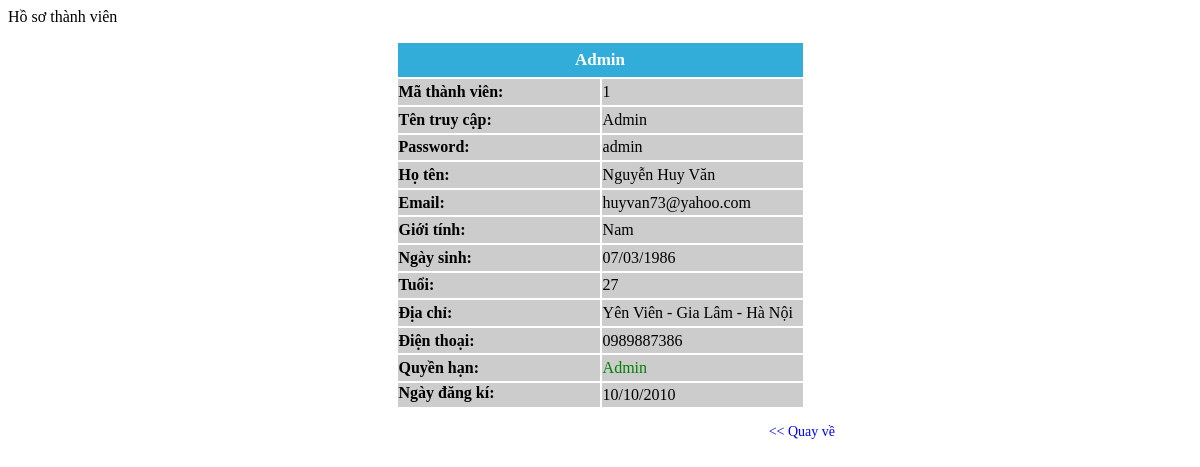
/Bestcar/Admin/DetailMember.php?MaTV=1, run on the app's committed database.
### tables this page shows
CREATE TABLE IF NOT EXISTS `thanhvien` (
  `MaTV` int(10) unsigned NOT NULL AUTO_INCREMENT,
  `TenDN` varchar(50) NOT NULL,
  `Matkhau` varchar(50) NOT NULL,
  `Hoten` varchar(100) NOT NULL,
  `Email` varchar(50) NOT NULL,
  `Diachi` varchar(50) DEFAULT NULL,
  `Phone` varchar(20) DEFAULT NULL,
  `Gioitinh` enum('Nam','Nữ') DEFAULT NULL,
  `Ngaysinh` date NOT NULL,
  `Quyen` varchar(10) NOT NULL,
  `NgayDK` date NOT NULL,
  PRIMARY KEY (`MaTV`),
  UNIQUE KEY `TenDN` (`TenDN`),
  UNIQUE KEY `Email` (`Email`)
);

### Bestcar/Admin/DetailMember.php (the view, shortened to what this page needs)
<?php
if(isset($_REQUEST['MaTV'])){
	$f_query = "SELECT *,DATE_FORMAT(NgayDK,'%d/%m/%Y') AS ngay_dk, DATE_FORMAT(Ngaysinh,'%d/%m/%Y') AS ngay_sinh ,YEAR(Ngaysinh) AS Namsinh FROM thanhvien
				WHERE MaTV = '".$_REQUEST['MaTV']."'";
	$result = mysql_query($f_query);
	$rows = mysql_fetch_array($result);
	if($rows){
?>
<div class="title">Hồ sơ thành viên</div>
<div id="DetailProduct">
    <table width="409" height="368" border="0" align="center">
	 <tr bgcolor="#32ADD9">
       <td height="34" colspan="2" class="bold"><div align="center" style="font-size:17px; font-weight:bold; color:#FFFFFF"><?php echo $rows['TenDN'] ?></div></td>
      </tr>
      <tr bgcolor="#CCCCCC">
        <td width="169" height="26" class="bold">Mã thành viên: </td>
        <td width="168"><?php echo $rows['MaTV']; ?></td>
      </tr>
      <tr  bgcolor="#CCCCCC">
        <td class="bold">Tên truy cập: </td>
        <td><?php echo $rows['TenDN'] ?></td>
      </tr>
      <tr  bgcolor="#CCCCCC">
        <td class="bold">Password: </td>
        <td><?php echo $rows['Matkhau'] ?></td>
      </tr>
      <tr  bgcolor="#CCCCCC">
        <td class="bold">Họ tên:</td>
        <td><?php echo $rows['Hoten']; ?></td>
      </tr>
      <tr bgcolor="#CCCCCC">
        <td class="bold">Email: </td>
        <td><?php echo $rows['Email'] ?></td>
      </tr>
      <tr bgcolor="#CCCCCC">
        <td class="bold">Giới tính: </td>
        <td><?php echo $rows['Gioitinh'] ?></td>
      </tr>
      <tr bgcolor="#CCCCCC">
        <td class="bold">Ngày sinh: </td>
        <td><?php echo $rows['ngay_sinh'] ?></td>
      </tr>
      <tr bgcolor="#CCCCCC">
        <td class="bold">Tuổi: </td>
        <td><?php $Age = (date("Y") - $rows['Namsinh']);
					echo $Age;?></td>
      </tr>
      <tr bgcolor="#CCCCCC">
        <td class="bold">Địa chỉ: </td>
        <td><?php
		echo $rows['Diachi'];
		?></td>
      </tr>
      <tr bgcolor="#CCCCCC">
        <td class="bold">Điện thoại: </td>
        <td><?php
		echo $rows['Phone'];
		?></td>
      </tr>
      <tr bgcolor="#CCCCCC">
        <td class="bold">Quyền hạn: </td>
        <td><?php
		echo ($rows['Quyen']==1)?"<span style='color:green'>Admin</span>":"<span style='color:red'>User</span>";
		?></td>
      <tr bgcolor="#CCCCCC">
        <td height="24" valign="top" class="bold">Ngày đăng kí: </td>
        <td><?php echo $rows['ngay_dk'];?></td>
      </tr>
  </table>
    <?php
	}
}
?>
	<div class="back"><a href="JavaScript:window.history.go(-1);"><< Quay về</a></div>
</div>

### Bestcar/Admin/DetailMember.php (style rules this page uses)
#DetailProduct { width:500px; overflow:hidden; margin:15px auto; }
#DetailProduct .bold { font-weight:bold; }
.back { text-align:right; margin:15px; }
.back a { color:#0000FF; font-size:14px; text-decoration:none; }

### data on the page
thanhvien: TenDN "Admin", MaTV "1", Matkhau "admin", Hoten "Nguyễn Huy Văn", Email "huyvan73@yahoo.com", Gioitinh "Nam", Diachi "Yên Viên - Gia Lâm - Hà Nội", Phone "0989887386"

### other printed values
$rows['ngay_sinh'] "07/03/1986"
$rows['ngay_dk'] "10/10/2010"
